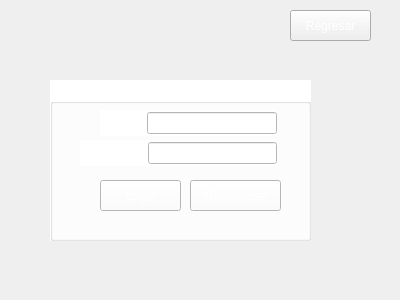
<?xml version="1.0" encoding="UTF-8"?>
<ui version="4.0">
 <class>Iniciodesesion</class>
 <widget class="QWidget" name="Iniciodesesion">
  <property name="geometry">
   <rect>
    <x>0</x>
    <y>0</y>
    <width>400</width>
    <height>300</height>
   </rect>
  </property>
  <property name="windowTitle">
   <string>Form</string>
  </property>
  <property name="styleSheet">
   <string notr="true">image: url(:/Personaje/menu/Fondo_2.jpg);
background-image: url(:/Personaje/menu/Fondo_2.jpg);</string>
  </property>
  <widget class="QGroupBox" name="groupBox">
   <property name="geometry">
    <rect>
     <x>50</x>
     <y>80</y>
     <width>261</width>
     <height>161</height>
    </rect>
   </property>
   <property name="font">
    <font>
     <pointsize>11</pointsize>
     <weight>75</weight>
     <italic>false</italic>
     <bold>true</bold>
     <underline>false</underline>
     <strikeout>false</strikeout>
     <kerning>true</kerning>
    </font>
   </property>
   <property name="styleSheet">
    <string notr="true">color: rgb(255, 255, 255);
alternate-background-color: rgb(255, 255, 255);
background-color: rgb(255, 255, 255);</string>
   </property>
   <property name="title">
    <string>Iniciar Sesion</string>
   </property>
   <widget class="QPushButton" name="pushButton">
    <property name="geometry">
     <rect>
      <x>50</x>
      <y>100</y>
      <width>81</width>
      <height>31</height>
     </rect>
    </property>
    <property name="styleSheet">
     <string notr="true">background-color: rgb(255, 255, 255);</string>
    </property>
    <property name="text">
     <string>Login</string>
    </property>
   </widget>
   <widget class="QWidget" name="layoutWidget">
    <property name="geometry">
     <rect>
      <x>50</x>
      <y>30</y>
      <width>177</width>
      <height>26</height>
     </rect>
    </property>
    <layout class="QHBoxLayout" name="horizontalLayout">
     <item>
      <widget class="QLabel" name="label">
       <property name="font">
        <font>
         <pointsize>8</pointsize>
         <weight>75</weight>
         <bold>true</bold>
        </font>
       </property>
       <property name="styleSheet">
        <string notr="true"/>
       </property>
       <property name="text">
        <string>Usuario</string>
       </property>
      </widget>
     </item>
     <item>
      <widget class="QLineEdit" name="lineEdit_Usuario">
       <property name="styleSheet">
        <string notr="true"/>
       </property>
      </widget>
     </item>
    </layout>
   </widget>
   <widget class="QWidget" name="layoutWidget_2">
    <property name="geometry">
     <rect>
      <x>30</x>
      <y>60</y>
      <width>197</width>
      <height>26</height>
     </rect>
    </property>
    <layout class="QHBoxLayout" name="horizontalLayout_2">
     <item>
      <widget class="QLabel" name="label_2">
       <property name="font">
        <font>
         <pointsize>8</pointsize>
         <weight>75</weight>
         <bold>true</bold>
        </font>
       </property>
       <property name="styleSheet">
        <string notr="true"/>
       </property>
       <property name="text">
        <string>Contraseña</string>
       </property>
      </widget>
     </item>
     <item>
      <widget class="QLineEdit" name="lineEdit_Contrasea">
       <property name="styleSheet">
        <string notr="true"/>
       </property>
       <property name="echoMode">
        <enum>QLineEdit::Password</enum>
       </property>
      </widget>
     </item>
    </layout>
   </widget>
   <widget class="QPushButton" name="pushButton_3">
    <property name="geometry">
     <rect>
      <x>140</x>
      <y>100</y>
      <width>91</width>
      <height>31</height>
     </rect>
    </property>
    <property name="styleSheet">
     <string notr="true"/>
    </property>
    <property name="text">
     <string>Registrarse</string>
    </property>
   </widget>
  </widget>
  <widget class="QPushButton" name="pushButton_2">
   <property name="geometry">
    <rect>
     <x>290</x>
     <y>10</y>
     <width>81</width>
     <height>31</height>
    </rect>
   </property>
   <property name="styleSheet">
    <string notr="true">color: rgb(255, 255, 255);
</string>
   </property>
   <property name="text">
    <string>Regresar</string>
   </property>
  </widget>
 </widget>
 <resources/>
 <connections/>
</ui>
